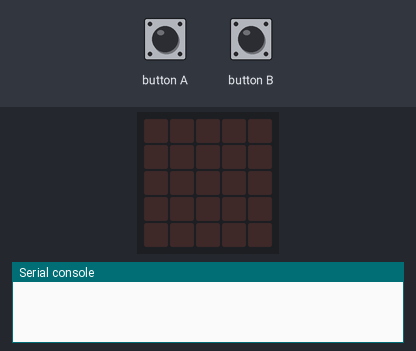
Bench run of a program on a simulated BBC micro:bit running MicroPython. Shown: the board's 5×5 LED display, the last lines printed to the serial console. Inputs (shaded band) come from the test bench. No radio messages arrive unless stated (any console line starting 'radio sent:' is added by the test bench).

Above: at 1.2 s.
1.3 s: button A pressed for 0.15 s
At 1.35 s:
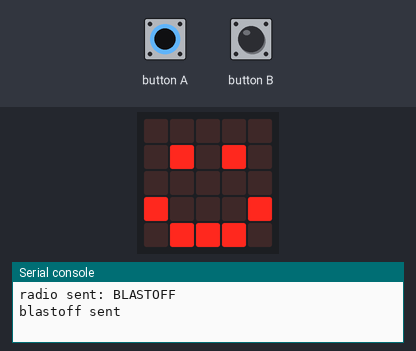
2.9 s: button B pressed for 0.15 s
At 2.95 s:
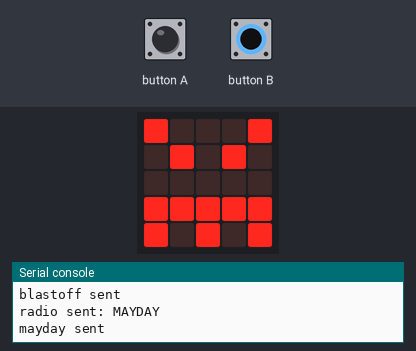
Timing chart, 0 to 5.9 s (numbered marks = the images above; inputs shaded):
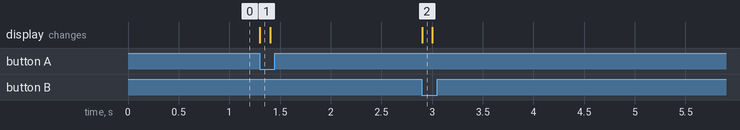

Measured:
- after the input at 1.3 s, the display: changes at once (image 1)
- after the input at 2.9 s, the display: changes at once (image 2)

The program:

ground_control_microbit.py
```python
# GROUND CONTROL YELLOW
from microbit import *
import radio

radio.config(group=7, power=7)
radio.on()

while True:
    if button_a.get_presses():
        radio.send("BLASTOFF") #press before launch to start recording data
        print("blastoff sent")
        display.show(Image.HAPPY)
        sleep(100)
        display.clear()
    elif button_b.get_presses():
        radio.send("MAYDAY") #press after landing to signal to stop recording data
        print("mayday sent")
        display.show(Image.ANGRY)
        sleep(100)
        display.clear()
    else:
        pass
    received = radio.receive()
    if received:
        data = received.split(";")
        display.show(Image.HEART)
        print(data)
        display.clear()
```
